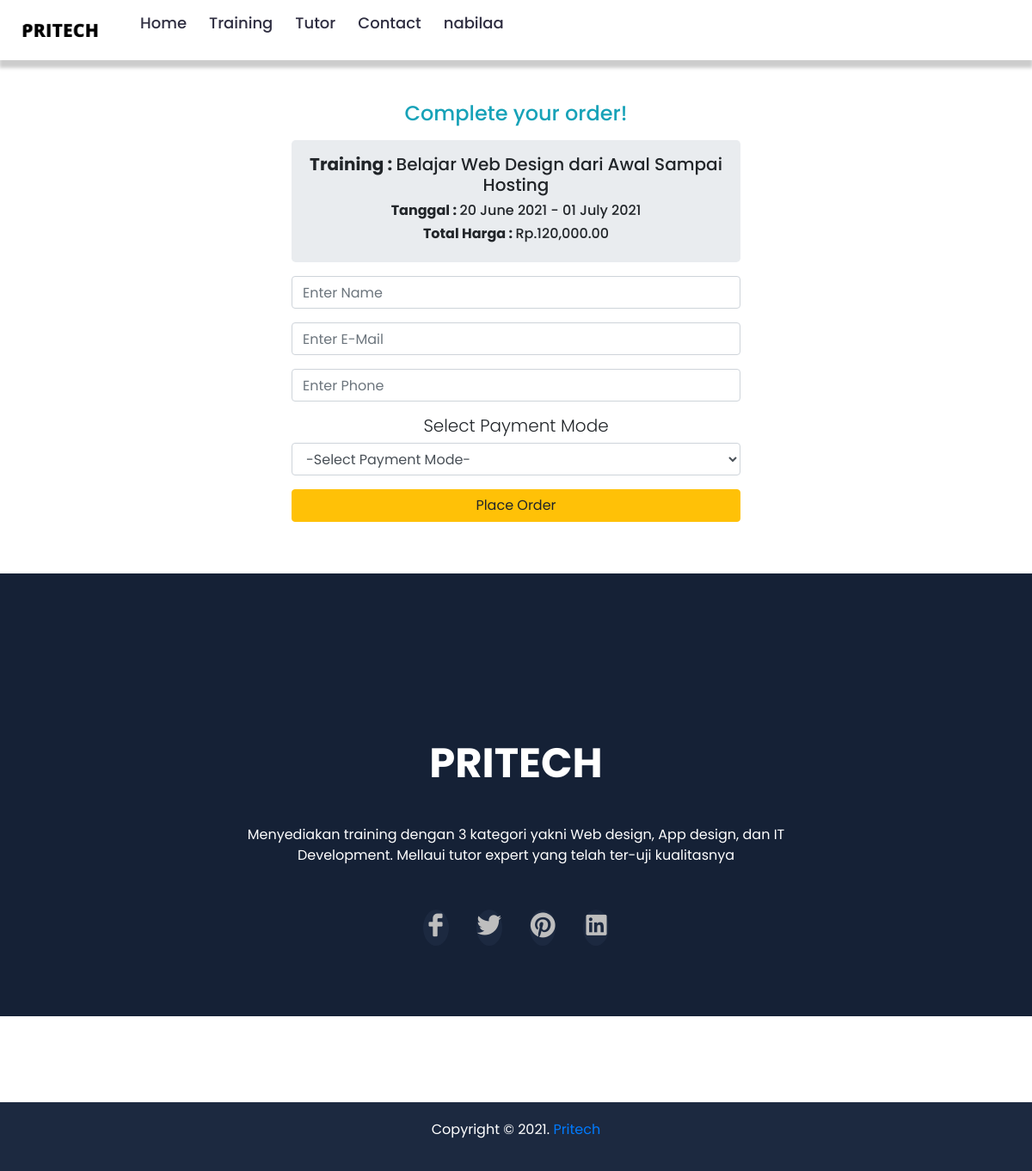
/checkout.php?course_id=1 (signed in), run on the app's committed database.
### tables this page shows
CREATE TABLE `course` (
  `course_id` int(10) NOT NULL,
  `tutor_id` int(10) NOT NULL,
  `ahli_id` int(10) NOT NULL,
  `harga_asli` float DEFAULT NULL,
  `harga_diskon` float DEFAULT NULL,
  `judul` varchar(521) DEFAULT NULL,
  `course_code` varchar(50) NOT NULL,
  `tanggal` date NOT NULL DEFAULT current_timestamp(),
  `tanggal_end` date DEFAULT current_timestamp(),
  `slot` int(100) DEFAULT NULL,
  `gambar` varchar(50) NOT NULL,
  `software` varchar(50) NOT NULL,
  `deskripsi_co` varchar(5000) NOT NULL
);

### checkout.php (the view, shortened to what this page needs)
<?php
if (isset($_SESSION['id_user']) && isset($_SESSION['username'])) {
 ?>
<!DOCTYPE html>
<html lang="en">
<head>
    <link rel="stylesheet" href="assets/css/bootstrap.min.css">
    <link rel="stylesheet" href="assets/css/LineIcons.css">
    <link rel="stylesheet" href="assets/css/magnific-popup.css">
    <link rel="stylesheet" href="assets/css/default.css">
    <link rel="stylesheet" href="assets/css/slick.css">
    <link rel="stylesheet" href="assets/css/owl.carousel.css"/>
    <link rel="stylesheet" href="https://cdnjs.cloudflare.com/ajax/libs/font-awesome/5.8.2/css/all.css" />
    <link rel="stylesheet" href="https://stackpath.bootstrapcdn.com/bootstrap/4.3.1/css/bootstrap.min.css">
    <link rel="stylesheet" href="styledet1.css">
</head>
<body>
    <section id="awal">
        <div class="wrapper">
    <nav>
      <div class="content">
      <div class="logo"><a href='#' ><img src="dia.png" class="logo"></a></div>
        <ul class="links">
          <li><a href="utama.php">Home</a></li>
          <li><a href="haltraining.php">Training</a></li>
          <li><a href="haltutor.php">Tutor</a></li>
          <li><a href="utama.php?#contact">Contact</a></li>
          <?php if(isset($_SESSION['id_user'])) { ?>
          <li>
            <a href="#" class="desktop-link"><?php echo $_SESSION['username'];
                        ?></a>
            <?php } else { ?>
                    <li><a href="#">Sign Up</a></li>
                    <?php } ?>
          </li>
        </ul>
      </div>
    </nav>
  </div>
    </section>
    <?php
    include "koneksi.php";
    if(isset($_GET['course_id'])){
      $id = $_GET['course_id'];
      if(!empty($id)){
        $sql = mysqli_query($koneksi,"SELECT * FROM course INNER JOIN tutors ON course.tutor_id = tutors.tutor_id
            INNER JOIN kategori_ahli ON course.ahli_id = kategori_ahli.ahli_id WHERE course_id = '$id'") or die(mysqli_error());
        if(mysqli_num_rows($sql) == 0){
        echo '<div class="alert alert-warning">ID tidak ada dalam database.</div>';
        exit();
        }else{
        $data = mysqli_fetch_assoc($sql);
       }
    }
    }
    ?>
<div class="container">
    <div class="row justify-content-center">
      <div class="col-lg-6 px-4 pb-4" id="order">
        <h4 class="text-center text-info p-2">Complete your order!</h4>
        <div class="jumbotron p-3 mb-2 text-center">
          <h5 ><b>Training : </b><?php echo $data['judul']; ?></h6>
          <h6 ><b>Tanggal : </b><?php echo date('d F Y', strtotime($data["tanggal"]));?> - <?php echo date('d F Y', strtotime($data["tanggal_end"]));?></h6>
          <h6><b>Total Harga : </b>Rp.<?= number_format($data['harga_diskon'],2) ?></h5>
        </div>
        <form action="" method="post" role="form">
          <div class="form-group">
            <input type="text" name="name" class="form-control" placeholder="Enter Name" required>
          </div>
          <div class="form-group">
            <input type="email" name="email" class="form-control" placeholder="Enter E-Mail" required>
          </div>
          <div class="form-group">
            <input type="phone" name="contact" class="form-control" placeholder="Enter Phone" required>
          </div>
          <h6 class="text-center lead">Select Payment Mode</h6>
          <div class="form-group">
            <select name="metodepay" class="form-control">
              <option value="" selected disabled>-Select Payment Mode-</option>
            </select>
          </div>
          <div class="form-group">
            <center>
            <button type="submit" name="submit" id="submit" class="btn btn-warning btn-block" title="bayar"> <i class="glyphicon glyphicon-floppy-disk"></i> Place Order</button></center>
          </div>
        </form>
      </div>
    </div>
  </div>
<section></section>
    <footer id="footer" class="footer-area">
        <div class="footer-widget pt-50 pb-50">
            <div class="container">
                <div class="row justify-content-center">
                    <div class="col-lg-8">
                        <div class="footer-content text-center">
                            <a href="#">
                                <font size="18"><p class="mt-"><b>PRITECH</p></b></font>
                            </a>
                            <p class="mt-">Menyediakan training dengan 3 kategori yakni Web design, App design, dan IT Development. Mellaui tutor expert yang telah ter-uji kualitasnya</p>
                            <ul>
                                <li><a href="#"><i class="lni-facebook-filled"></i></a></li>
                                <li><a href="#"><i class="lni-twitter-original"></i></a></li>
                                <li><a href="#"><i class="lni-pinterest"></i></a></li>
                                <li><a href="#"><i class="lni-linkedin-original"></i></a></li>
                            </ul>
                        </div>
                    </div>
                </div>
            </div>
        </div>
        <div class="footer-copyright pb-20">
            <div class="container">
                <div class="row">
                    <div class="col-lg-12">
                        <div class="copyright-text text-center pt-20">
                            <p>Copyright © 2021. <a href="#">Pritech </a></p>
                        </div>
                    </div>
                </div>
            </div>
        </div>
    </footer>
</body>
</html>
<?php
}
?>

### assets/css/default.css (style rules this page uses)
.pt-20 { padding-top: 20px; }
.pt-50 { padding-top: 50px; }
.pb-20 { padding-bottom: 20px; }
.pb-50 { padding-bottom: 50px; }

### styledet1.css (style rules this page uses)
* { margin: 0; padding: 0; box-sizing: border-box; font-family: 'Poppins', sans-serif; }
section { position: relative; width: 100%; display: flex; justify-content: space-between; align-items: center; background-color: #fff; margin-bottom: 10px; padding-top: 10px; }
.wrapper nav { position: relative; display: flex; margin: 0 auto; height: 70px; align-items: center; justify-content: space-between; position:fixed; z-index:9999; top: 0; left: 0; width: 100%; height: 70px; padding: 20px 70px; background-color: #fff; box-shadow: 0px 8px 4px 1px rgba(0,0,0,0.2); }
nav .content { display: flex; align-items: center; }
nav .content .links { display: flex; margin-left: 700px; }
.content .logo { position: relative; max-width: 100px; }
.content .logo a { position: relative; max-width: 10px; }
.content .links li { list-style: none; line-height: 40px; }
.content .links li a, .content .links li label { font-size: 18px; font-weight: 500; padding: 5px 15px; border-radius: 10px; transition: all 0.3s ease; display: inline-block; color: #2F2E41; text-decoration: none; }
@media screen and (max-width: 1250px) { .wrapper nav { max-width: 100%; padding: 0 20px; } }
@media screen and (max-width: 1250px) { nav .content .links { margin-left: 30px; } }
@media screen and (max-width: 1250px) { .content .links li a { padding: 8px 13px; } }
.footer-widget { background-color: #152136; }
.footer-content p { color: #fff; margin-top: 35px; }
.footer-content ul { margin-top: 35px; }
.footer-content ul li { display: inline-block; margin: 0 14px; }
.footer-content ul li a { font-size: 30px; width: 74px; height: 70px; line-height: 74px; text-align: center; border-radius: 50%; color: #bebebe; background-color: #1c2940; -webkit-transition: all 0.3s ease-out 0s; -moz-transition: all 0.3s ease-out 0s; -ms-transition: all 0.3s ease-out 0s; -o-transition: all 0.3s ease-out 0s; transition: all 0.3s ease-out 0s; }
.footer-copyright { background-color: #1c2940; }
.footer-copyright .copyright-text p { color: #fff; }

### checkout.php (style rules this page uses)
.container { margin-top: 100px; }

### data on the page
course: judul "Belajar Web Design dari Awal Sampai Hosting", tanggal "20 June 2021", tanggal_end "01 July 2021", harga_diskon "120,000.00"

### other printed values
$_SESSION['username'] "nabilaa"
